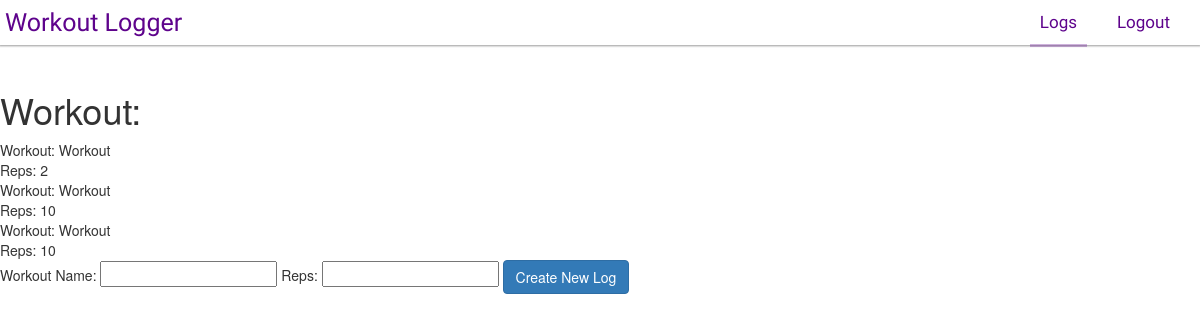
/2/ (signed in), run on the app's committed database.
### logs/models.py (models this page shows, shortened)
class Workout(models.Model):
    name = models.CharField(max_length=30)
    reps = models.PositiveIntegerField()

### logs/views.py (the view)
# urls.py: url('^(?P<log_id>\d+)/$', views.detail, name="detail"),
def detail(request, log_id):
    if request.user.is_authenticated():
        log = Log.objects.get(pk=log_id)
        return render(request, 'logs/detail.html', {'log': log})
    else:
        return HttpResponseRedirect('/')

### logs/templates/logs/detail.html (shortened to what this page needs)
{% extends 'logs/base.html' %}
{% block nav_bar %}
  <div class="top-nav">
    <div class="pull-left logo"><a href="{% url "index" %}">Workout Logger</a></div>
    <div class="nav-logout"><a href="{% url "logout" %}">Logout</a></div>
    <div class="nav-logs active"><a href="{% url "logs" %}">Logs</a></div>
  </div>
{% endblock %}
{% block body_block %}
  <div id="container">
    <h1>Workout:</h1>
    {% for workout in log.workouts.all %}
      Workout: {{ workout.name }}<br>
      Reps: {{ workout.reps }}<br>
    {% endfor %}
    <form action="{% url 'add_to_log' %}" method="POST">
      Workout Name:
      <input type="text" name="workout" value="{{ workout.name }}" />
      Reps:
      <input type="text" name="reps" value="{{ workout.reps }}" />
      <input class="btn btn-primary" type="submit" name="submit" value="Create New Log" />
    </form>
  </div>
{% endblock %}

### static/css/main.css (style rules this page uses)
.top-nav { position: fixed; height: 45px; width: 100%; background-color: hsla(360,0%,100%,1); top: 0; -webkit-box-shadow: 0px 0px 2px 1px hsla(360,0%,0%,0.4); -moz-box-shadow: 0px 0px 2px 1px hsla(360,0%,0%,0.4); box-shadow: 0px 0px 2px 1px hsla(360,0%,0%,0.4); }
#container { padding-top: 70px; }
.logo { margin: 5px; }
.logo a { font-family: 'Montserrat', sans-serif; font-size: 25px; color: hsla(280,96%,28%,1); }
.nav-logout { float: right; margin: 0 20px; padding: 10px; }
.nav-logs { float: right; padding: 10px; }
.nav-logs.active { float: right; padding: 10px; border-bottom: 3px solid hsla(280,96%,28%,0.3); }
.nav-logs a { font-family: 'Montserrat', sans-serif; font-size: 17px; text-decoration: none; color: hsla(280,96%,28%,1) }
.nav-logout a { font-family: 'Montserrat', sans-serif; font-size: 17px; text-decoration: none; color: hsla(280,96%,28%,1) }

### data on the page
Workout: name "Workout", reps "2"
Workout: name "Workout", reps "10"
Workout: name "Workout", reps "10"
